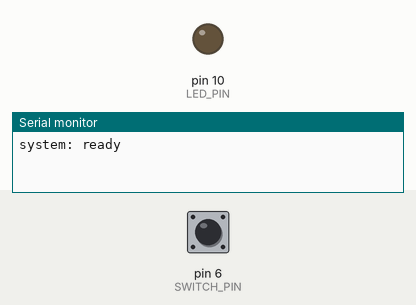
Recording of a sketch running on a simulated Arduino Uno, built with avr-gcc and run on an emulated ATmega328P. On the bench: output pins drawn as LEDs (lit = HIGH), the last lines printed to the serial monitor. The inputs (shaded band) are chosen by the test bench; at power-on: pin 6 (SWITCH_PIN) HIGH.

Above: at 1.2 s.
1.3 s: pin 6 (SWITCH_PIN) pulled LOW for 0.15 s
At 1.37 s:
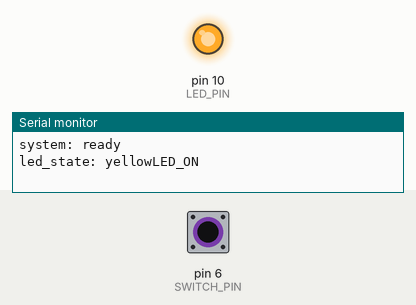
2.9 s: pin 6 (SWITCH_PIN) pulled LOW for 3.2 s
At 6.6 s:
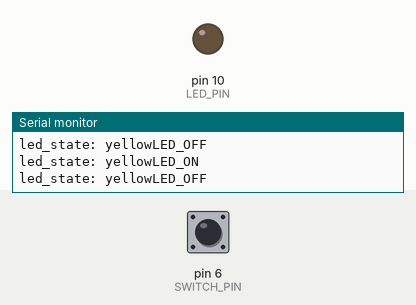
Timing chart, 0 to 8.1 s (numbered marks = the images above; inputs shaded):
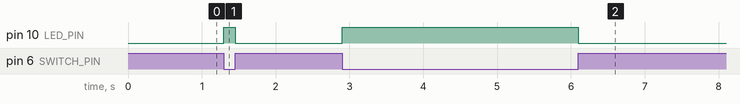

The sketch:

stateMachineLEDButton.ino
```cpp
// Andrew Serra
// 02-06-2020
// Microcontrollers Practical 1
// Description: State machine that turns on an LED
//              when a switch is pressed and turns
//              off an LED when switch is released
#define LED_PIN 10
#define SWITCH_PIN 6

enum { systemREADY, yellowLED_ON, yellowLED_OFF };

boolean isSwPressed, prevIsSwPressed, isSwJustReleased, isSwJustPressed;
boolean isNewState;
int state = systemREADY, prevState = !state;

void setup() {
  pinMode(LED_PIN, OUTPUT);
  pinMode(SWITCH_PIN, INPUT_PULLUP);

  Serial.begin(9600);
}

void loop() {
  prevIsSwPressed = isSwPressed;
  isSwPressed = !digitalRead(SWITCH_PIN);
  isSwJustPressed = (isSwPressed && !prevIsSwPressed);
  isSwJustReleased = (!isSwPressed && prevIsSwPressed);

  isNewState = (state != prevState);
  prevState = state;

  switch(state) {
    case systemREADY:
      // Entry housekeeping
      if(isNewState) {
       Serial.println("system: ready");
      }

      // State business
       digitalWrite(LED_PIN, LOW); // Turn LED off

       // exit condition and housekeeping
       if(isSwPressed) {
        state = yellowLED_ON;
       }
      break;
    case yellowLED_ON:
      // Entry housekeeping
      if(isNewState) {
       Serial.println("led_state: yellowLED_ON");
      }

      // State business
       digitalWrite(LED_PIN, HIGH); // Turn LED off

       // exit condition and housekeeping
       if(isSwJustReleased) {
        state = yellowLED_OFF;
       }
      break;
    case yellowLED_OFF:
      // Entry housekeeping
      if(isNewState) {
       Serial.println("led_state: yellowLED_OFF");
      }

      // State business
       digitalWrite(LED_PIN, LOW); // Turn LED off

       // exit condition and housekeeping
       if(isSwJustPressed) {
        state = yellowLED_ON;
       }
       else {
        state = yellowLED_OFF;
       }
      break;
    default:
      state = systemREADY;
  }

}
```

Measured:
- after the input at 1.3 s, pin 10 (LED_PIN): LOW → HIGH at once, → LOW 0.15 s later
- after the input at 2.9 s, pin 10 (LED_PIN): LOW → HIGH at once, → LOW 3.2 s later
